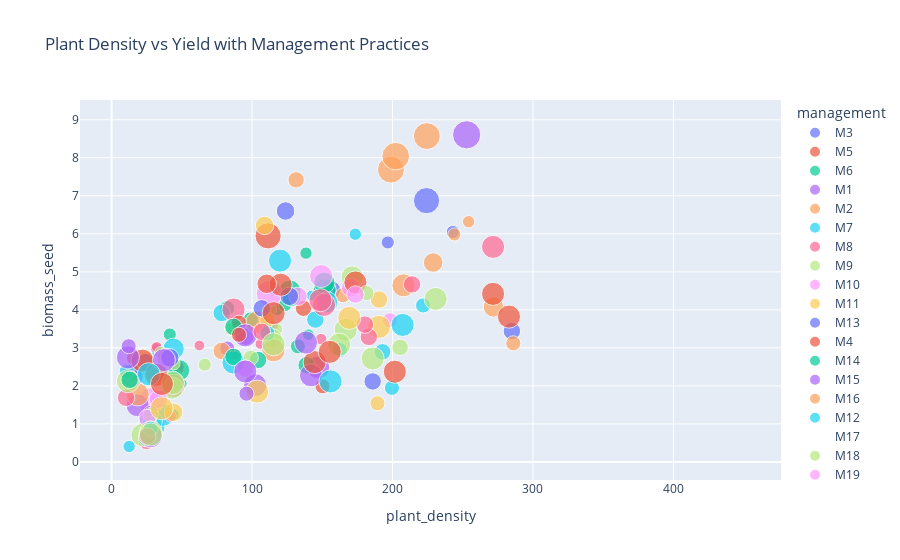

This figure's notebook cell:
### Code cell
import plotly.express as px

fig = px.scatter(df, 
                 x='plant_density',
                 y='biomass_seed',
                 color='management',
                 size='n_amount',
                 hover_data=['crop_type', 'NUE'],
                 title='Plant Density vs Yield with Management Practices')

fig.show()
